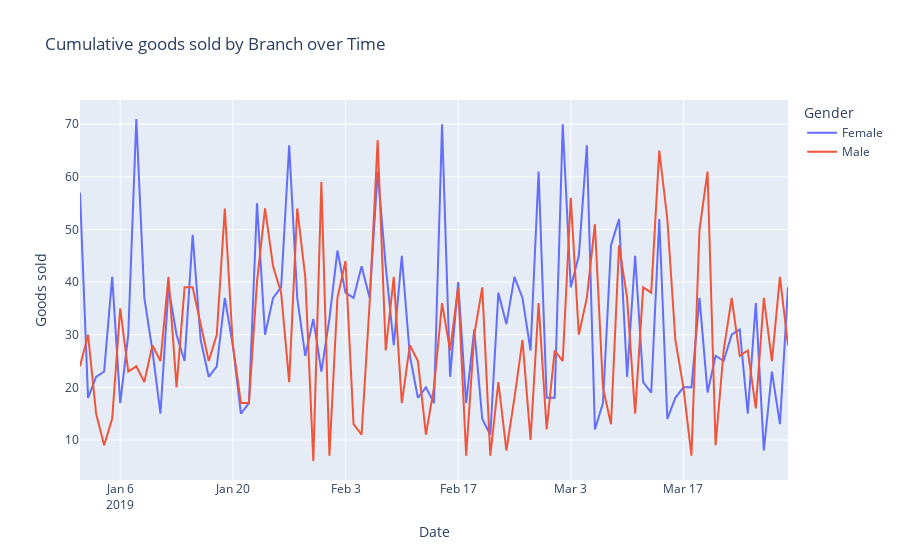

The notebook cell saved with this chart:
### Code cell
fig = px.line(cumulative_data_perBranch, x='Date', y='Quantity', color='Gender', title='Cumulative goods sold by Branch over Time')
fig.update_layout(xaxis_title='Date', yaxis_title='Goods sold')
fig.show()
